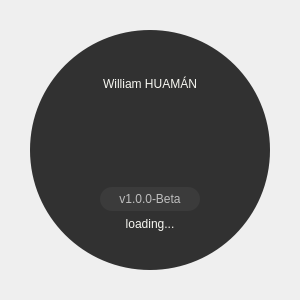
<?xml version="1.0" encoding="UTF-8"?>
<ui version="4.0">
 <class>SplashScreen</class>
 <widget class="QMainWindow" name="SplashScreen">
  <property name="geometry">
   <rect>
    <x>0</x>
    <y>0</y>
    <width>300</width>
    <height>300</height>
   </rect>
  </property>
  <property name="minimumSize">
   <size>
    <width>300</width>
    <height>300</height>
   </size>
  </property>
  <property name="maximumSize">
   <size>
    <width>300</width>
    <height>300</height>
   </size>
  </property>
  <property name="windowTitle">
   <string>Loading</string>
  </property>
  <widget class="QWidget" name="centralwidget">
   <layout class="QVBoxLayout" name="verticalLayout">
    <property name="spacing">
     <number>0</number>
    </property>
    <property name="leftMargin">
     <number>10</number>
    </property>
    <property name="topMargin">
     <number>10</number>
    </property>
    <property name="rightMargin">
     <number>10</number>
    </property>
    <property name="bottomMargin">
     <number>10</number>
    </property>
    <item>
     <widget class="QFrame" name="container">
      <property name="frameShape">
       <enum>QFrame::NoFrame</enum>
      </property>
      <property name="frameShadow">
       <enum>QFrame::Raised</enum>
      </property>
      <layout class="QVBoxLayout" name="verticalLayout_2">
       <property name="spacing">
        <number>0</number>
       </property>
       <property name="leftMargin">
        <number>20</number>
       </property>
       <property name="topMargin">
        <number>20</number>
       </property>
       <property name="rightMargin">
        <number>20</number>
       </property>
       <property name="bottomMargin">
        <number>20</number>
       </property>
       <item>
        <widget class="QFrame" name="circle_bg">
         <property name="styleSheet">
          <string notr="true">QFrame {
	background-color: rgb(49, 49, 49);
	color: #f8f8f2;
	border-radius:120px;
	font: 9pt &quot;Segoe UI&quot;;
}</string>
         </property>
         <property name="frameShape">
          <enum>QFrame::NoFrame</enum>
         </property>
         <property name="frameShadow">
          <enum>QFrame::Raised</enum>
         </property>
         <layout class="QVBoxLayout" name="verticalLayout_3">
          <property name="spacing">
           <number>0</number>
          </property>
          <property name="leftMargin">
           <number>0</number>
          </property>
          <property name="topMargin">
           <number>0</number>
          </property>
          <property name="rightMargin">
           <number>0</number>
          </property>
          <property name="bottomMargin">
           <number>0</number>
          </property>
          <item>
           <widget class="QFrame" name="texts">
            <property name="maximumSize">
             <size>
              <width>16777215</width>
              <height>180</height>
             </size>
            </property>
            <property name="styleSheet">
             <string notr="true">background:none;</string>
            </property>
            <property name="frameShape">
             <enum>QFrame::StyledPanel</enum>
            </property>
            <property name="frameShadow">
             <enum>QFrame::Raised</enum>
            </property>
            <layout class="QVBoxLayout" name="verticalLayout_4">
             <item>
              <layout class="QGridLayout" name="gridLayout">
               <property name="horizontalSpacing">
                <number>0</number>
               </property>
               <item row="1" column="0">
                <widget class="QFrame" name="empty">
                 <property name="minimumSize">
                  <size>
                   <width>0</width>
                   <height>80</height>
                  </size>
                 </property>
                 <property name="frameShape">
                  <enum>QFrame::NoFrame</enum>
                 </property>
                 <property name="frameShadow">
                  <enum>QFrame::Raised</enum>
                 </property>
                </widget>
               </item>
               <item row="3" column="0">
                <widget class="QLabel" name="loading">
                 <property name="text">
                  <string>loading...</string>
                 </property>
                 <property name="alignment">
                  <set>Qt::AlignCenter</set>
                 </property>
                </widget>
               </item>
               <item row="0" column="0">
                <widget class="QLabel" name="title">
                 <property name="minimumSize">
                  <size>
                   <width>0</width>
                   <height>30</height>
                  </size>
                 </property>
                 <property name="text">
                  <string>William HUAMÁN</string>
                 </property>
                 <property name="alignment">
                  <set>Qt::AlignCenter</set>
                 </property>
                </widget>
               </item>
               <item row="2" column="0">
                <widget class="QFrame" name="frame">
                 <property name="minimumSize">
                  <size>
                   <width>100</width>
                   <height>24</height>
                  </size>
                 </property>
                 <property name="maximumSize">
                  <size>
                   <width>100</width>
                   <height>24</height>
                  </size>
                 </property>
                 <property name="frameShape">
                  <enum>QFrame::NoFrame</enum>
                 </property>
                 <property name="frameShadow">
                  <enum>QFrame::Raised</enum>
                 </property>
                 <widget class="QLabel" name="version">
                  <property name="geometry">
                   <rect>
                    <x>0</x>
                    <y>0</y>
                    <width>100</width>
                    <height>24</height>
                   </rect>
                  </property>
                  <property name="minimumSize">
                   <size>
                    <width>100</width>
                    <height>24</height>
                   </size>
                  </property>
                  <property name="maximumSize">
                   <size>
                    <width>100</width>
                    <height>24</height>
                   </size>
                  </property>
                  <property name="styleSheet">
                   <string notr="true">QLabel{
	color: rgb(190, 190, 190);
	background-color: rgb(59, 59, 59);
	border-radius:12px;
}</string>
                  </property>
                  <property name="text">
                   <string>v1.0.0-Beta</string>
                  </property>
                  <property name="alignment">
                   <set>Qt::AlignCenter</set>
                  </property>
                 </widget>
                </widget>
               </item>
              </layout>
             </item>
            </layout>
           </widget>
          </item>
         </layout>
        </widget>
       </item>
      </layout>
     </widget>
    </item>
   </layout>
  </widget>
 </widget>
 <resources/>
 <connections/>
</ui>
